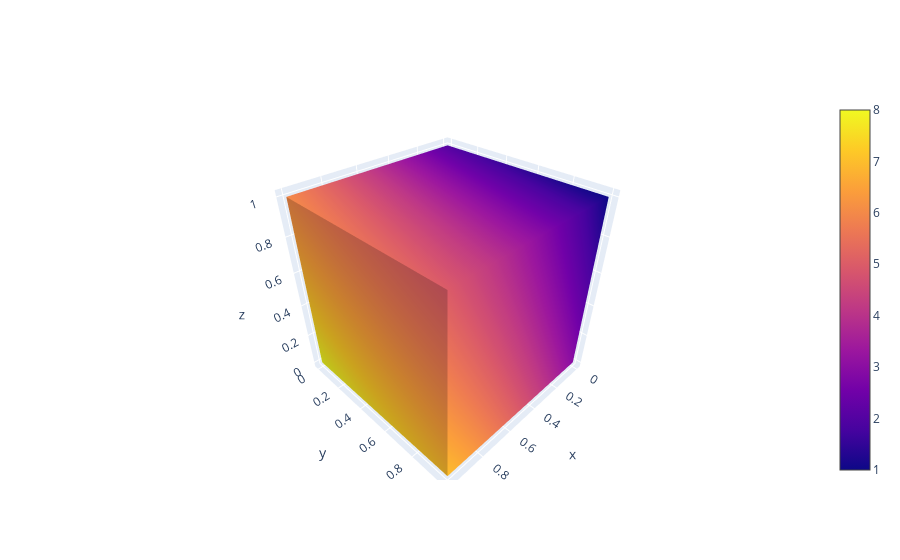

The notebook cell saved with this chart:
### Code cell
# ...or with lotly
import plotly.graph_objects as go

fig= go.Figure(data=go.Isosurface(
    x=[0,0,0,0,1,1,1,1],
    y=[1,0,1,0,1,0,1,0],
    z=[1,1,0,0,1,1,0,0],
    value=[1,2,3,4,5,6,7,8],
 #   isomin=2,
  #  isomax=6,
))

fig.show()

### Figure 1 — Plotly figure (JSON) as saved in the notebook; plotly's stock layout.template omitted (floating-point values rounded to 4 significant figures)
{"data": [{"type": "isosurface", "value": [1, 2, 3, 4, 5, 6, 7, 8], "x": [0, 0, 0, 0, 1, 1, 1, 1], "y": [1, 0, 1, 0, 1, 0, 1, 0], "z": [1, 1, 0, 0, 1, 1, 0, 0]}], "layout": {}}
